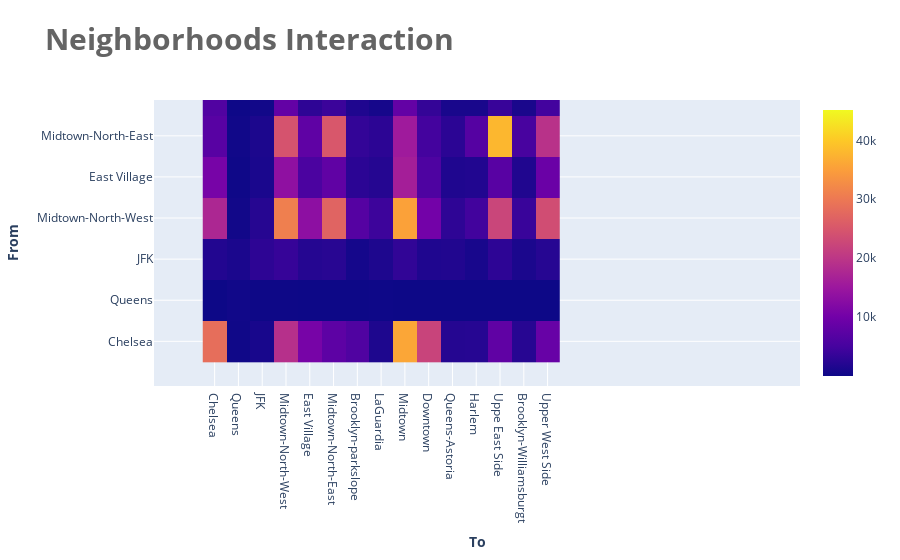

Notebook source saved alongside this figure:
### Code cell
import plotly.offline as py
import plotly.graph_objs as go
py.init_notebook_mode(connected=True)

trace = go.Heatmap(z= np.array(rides_df.values),
                  x = rides_df.columns[:-1],
                  y = rides_df.columns)
layout = dict(
    title = ' <b>Neighborhoods Interaction</b>',
    titlefont = dict(
    size = 30,
    color = ('rgb(100,100,100)')),
    margin = dict(t=100,r=100,b=100,l=150),
    yaxis = dict(
        title = ' <b> From </b>'),
    xaxis = dict(
        title = '<b> To </b>')
)
data=[trace]
fig = go.Figure(data=data, layout=layout)
py.iplot(fig, filename='labelled-heatmap')

### Figure 1 — Plotly figure (JSON) as saved in the notebook; plotly's stock layout.template omitted (floating-point values rounded to 4 significant figures; data arrays with more than 128 entries replaced by an {"elided": "..."} marker saying what was removed)
{"data": [{"x": ["Chelsea", "Queens", "JFK", "Midtown-North-West", "East Village", "Midtown-North-East", "Brooklyn-parkslope", "LaGuardia", "Midtown", "Downtown", "Queens-Astoria", "Harlem", "Uppe East Side", "Brooklyn-Williamsburgt", "Upper West Side"], "y": ["Chelsea", "Queens", "JFK", "Midtown-North-West", "East Village", "Midtown-North-East", "Brooklyn-parkslope", "LaGuardia", "Midtown", "Downtown", "Queens-Astoria", "Harlem", "Uppe East Side", "Brooklyn-Williamsburgt", "Upper West Side", "name"], "z": {"elided": "15x16 mixed values"}, "type": "heatmap"}], "layout": {"margin": {"b": 100, "l": 150, "r": 100, "t": 100}, "title": {"font": {"color": "rgb(100,100,100)", "size": 30}, "text": " <b>Neighborhoods Interaction</b>"}, "xaxis": {"title": {"text": "<b> To </b>"}, "type": "category", "range": [-2.55, 24.61], "autorange": false}, "yaxis": {"title": {"text": " <b> From </b>"}, "type": "category", "range": [-1.087, 5.872], "autorange": false}, "autosize": true, "dragmode": "pan", "hovermode": "x"}}
